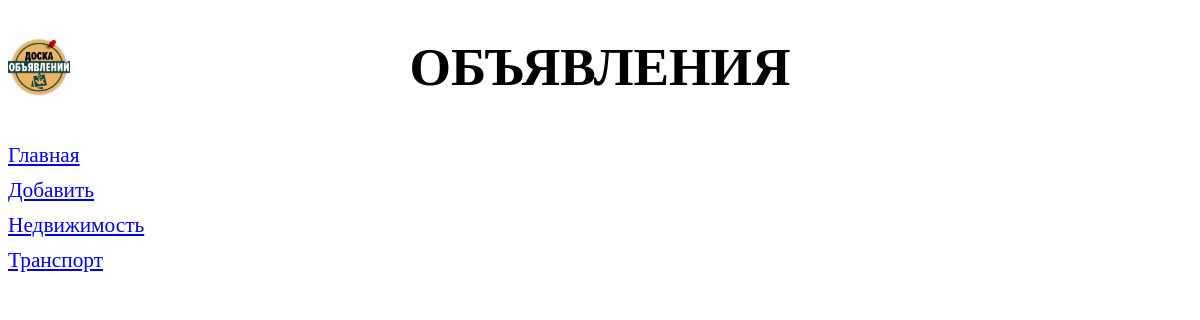
Page /bboard/1/ on the earlier database version.
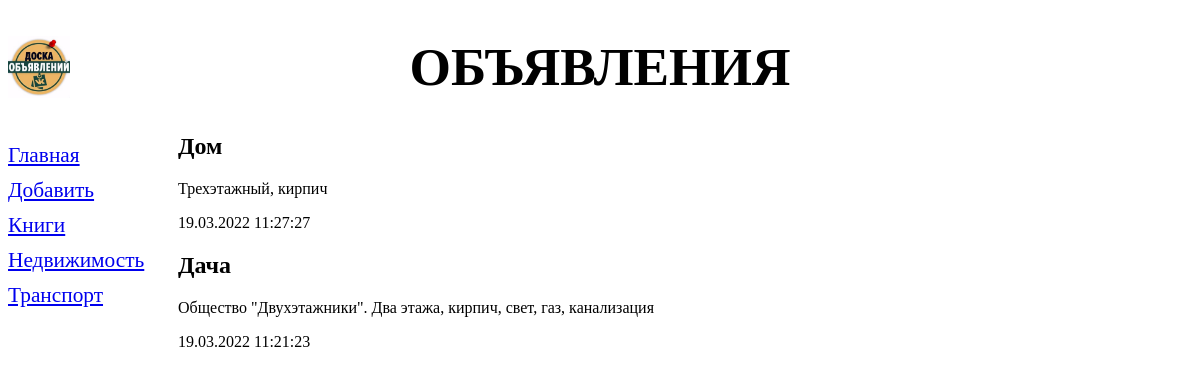
Same page on the later database version.
### bboard/models.py (models this page shows, shortened)
class Rubric(models.Model):
    name = models.CharField(max_length=20, db_index=True,
                            verbose_name='Название')
    class Meta:
        verbose_name_plural = 'Рубрики'
        verbose_name = 'Рубрика'
        ordering = ['name']

class Bb(models.Model):
    title = models.CharField(max_length=50, verbose_name='Товар')
    content = models.TextField(null=True, blank=True,
                               verbose_name='Описание')
    price = models.FloatField(null=True, blank=True,
                              verbose_name='Цена')
    published = models.DateTimeField(auto_now_add=True, db_index=True,
                                     verbose_name='Опубликовано')
    rubric = models.ForeignKey('Rubric', null=True,
                               on_delete=models.PROTECT, verbose_name='Рубрика')
    class Meta:
        verbose_name_plural = 'Объявления'
        verbose_name = 'Объявление'
        ordering = ['-published']

### bboard/views.py (the view)
# urls.py: path('<int:rubric_id>/', by_rubric, name='by_rubric'),
def by_rubric(request, rubric_id):
    bbs = Bb.objects.filter(rubric=rubric_id)
    rubrics = Rubric.objects.all()
    current_rubric = Rubric.objects.get(pk=rubric_id)
    context = {'bbs': bbs, 'rubrics': rubrics,
               'current_rubric': current_rubric}
    return render(request, 'bboard/by_rubric.html', context)

### bboard/templates/bboard/by_rubric.html (shortened to what this page needs)
{% extends "layout/basic.html" %}
{% block content %}
{% for bb in bbs %}
<div>
    <h2>{{ bb.title }}</h2>
    <p>{{ bb.content }}</p>
    <p>{{ bb.published|date:"d.m.Y H:i:s" }}</p>
</div>
{% endfor %}
{% endblock %}

### bboard/templates/layout/basic.html (shortened to what this page needs)
{% load static %}
<!DOCTYPE html>
<html>
    <head>
        <link rel="stylesheet" type="text/css"
              href="{% static 'bboard/style.css' %}">
    </head>
    <body>
        <header>
            <h1>Объявления</h1>
        </header>
        <nav>
            <a href="{% url 'index' %}">Главная</a>
            <a href="{% url 'add' %}">Добавить</a>
            {% for rubric in rubrics %}
            <a href="{% url 'by_rubric' rubric.pk %}">{{ rubric.name }}</a>
            {% endfor %}
        </nav>
        <section>
            {% block content %}
            {% endblock %}
        </section>
    </body>
</html>

Differences in the rows shown:
added Rubric: name "Книги"
now on this page (row edited): Bb: title "Дом", content "Трехэтажный, кирпич", published "19.03.2022 11:27:27"
now on this page (row edited): Bb: title "Дача", content "Общество \"Двухэтажники\". Два этажа, кирпич, свет, газ, канализация", published "19.03.2022 11:21:23"
